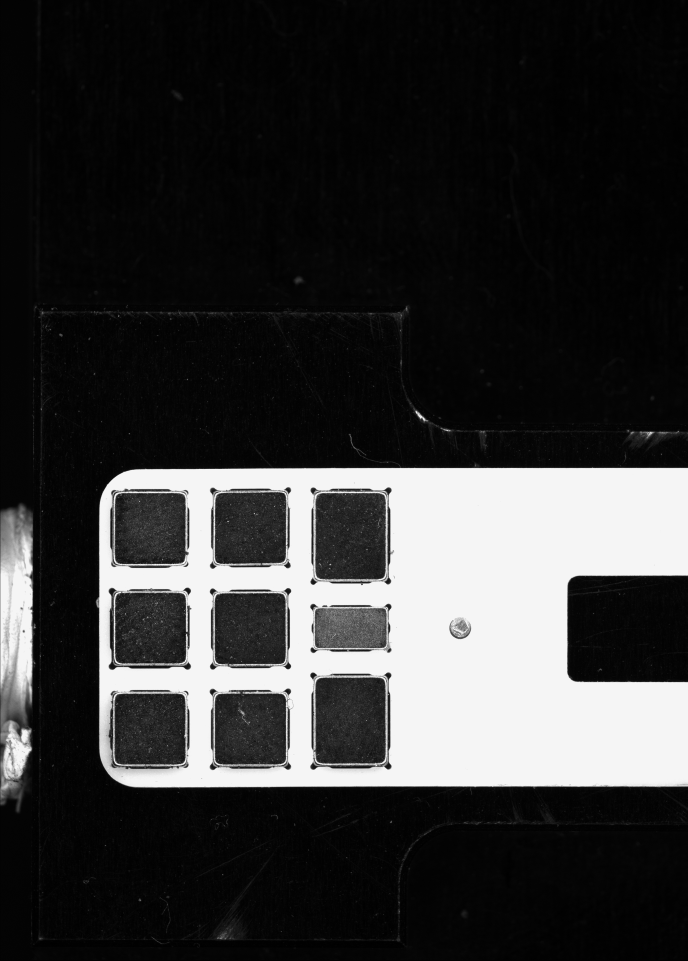
#> input picture Image/img3.jpg, 2749 x 3841 px (shown at 1/4 size)
$ python staticHoughLinePoint.py
#> lines starting #> are read from the running program, lines starting #| are printed output that depends on the picture; after the words box and inside, x2 and y2 are one past the last pixel; in counts of white or black regions, pixels touching at a corner belong together
import cv2
import numpy as np

imagePath = "Image/img3.jpg"    # 原图
tempPath = "Temp/binary3.png"   # 缓存图片
edgesPath = "Temp/edges.jpg"    # 边缘检测缓存图，可删
zoom = 0.2

"""
原图太大了，先给他做一个缩放，这一步在实际情况中可以去掉或者做成自己的
"""
source = cv2.imread(imagePath)
#> source is the input picture: shape (3841, 2749, 3); min 0, max 255, mean 54.7
print("原图shape:",source.shape)
#| 原图shape: (3841, 2749, 3)
src = cv2.resize(source,(int(source.shape[1] * zoom), int(source.shape[0] * zoom)))
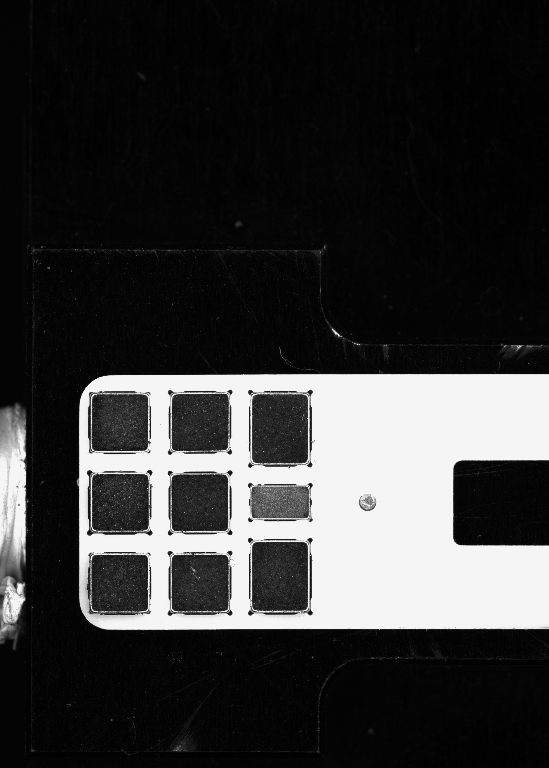
#> src: shape (768, 549, 3); min 0, max 252, mean 54.7
print("缩放后shape:",src.shape)
#| 缩放后shape: (768, 549, 3)

# 高斯滤波, 中值滤波，卷积核用(5,5)
gaussBlur = cv2.GaussianBlur(src, (5, 5), 0)
medianBlur = cv2.medianBlur(src, 5)

# 灰度化
gray = cv2.cvtColor(medianBlur,cv2.COLOR_BGR2GRAY)

# 二值化
retval, dst = cv2.threshold(gray, 128, 255, cv2.THRESH_BINARY)
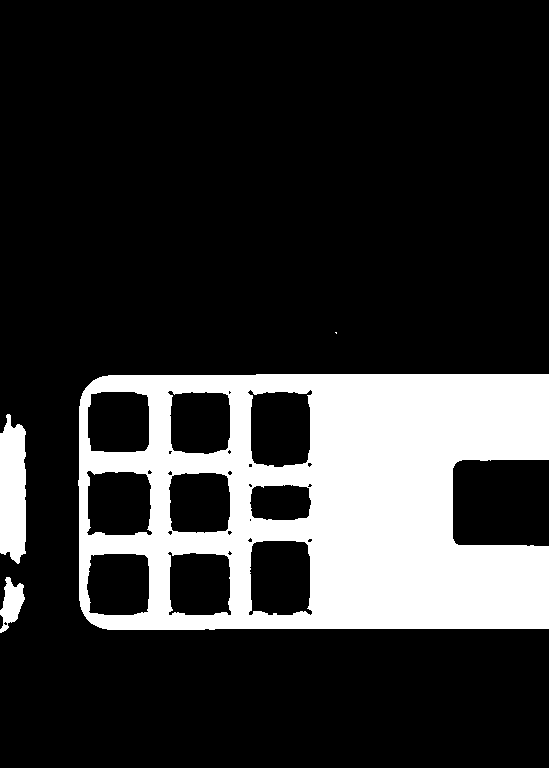
#> dst: shape (768, 549); 19.9% white; 4 white regions (1 under 20 px), largest, box (x1, y1, x2, y2) and area: (78, 374, 549, 630) 79807, (0, 414, 26, 564) 3371, (0, 577, 25, 633) 779

# 腐蚀操作 -  不使用，会把寻找范围变大
kernel = cv2.getStructuringElement(cv2.MORPH_RECT,(1, 1))
eroded = cv2.erode(kernel,kernel)

# canny 边缘算子算法
edges = cv2.Canny(dst, 50, 150, apertureSize=3)
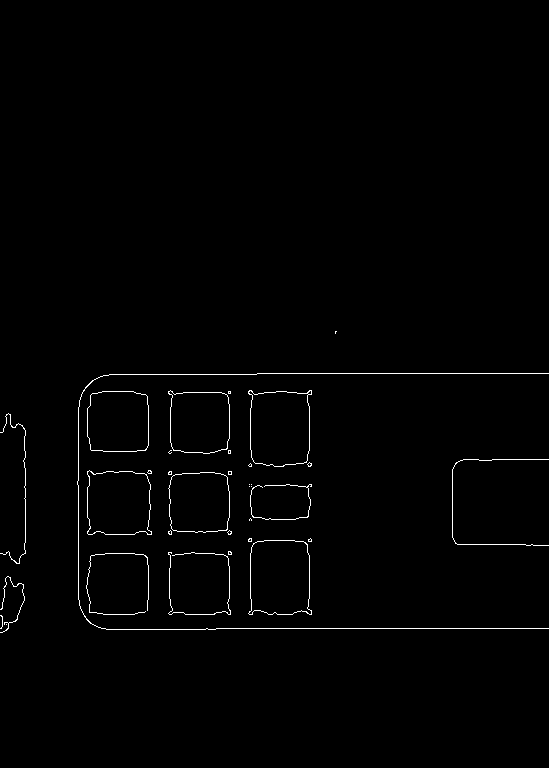
#> edges: shape (768, 549); 0.96% white in thin lines or dots, all inside (x1, y1, x2, y2) = (0, 331, 549, 633)

# [4 lines of commented-out code are left out]
cv2.imshow("edges",edges)
#cv2.imshow("eroded",eroded)
#cv2.waitKey(0)


"""
HoughLinesP 参数：
src：输入图像，必须8-bit的灰度图像
rho：生成极坐标时候的像素扫描步长
theta：生成极坐标时候的角度步长
threshold：阈值，只有获得足够交点的极坐标点才被看成是直线
lines：输出的极坐标来表示直线
minLineLength：最小直线长度，比这个短的线都会被忽略。
maxLineGap：最大间隔，如果小于此值，这两条直线 就被看成是一条直线。
"""

img = src.copy()
lines = cv2.HoughLinesP(edges, 1, np.pi/180, 0, 0, 0)
#> lines = 2625 rows, first 6: [210, 374, 210, 374], [347, 373, 347, 373], [25, 435, 25, 430], [89, 612, 89, 604], [518, 459, 518, 459], [272, 628, 272, 628]

for line in lines:
    x1 = line[0][0]
    y1 = line[0][1]
    x2 = line[0][2]
    y2 = line[0][3]
    #print(line)
    cv2.line(img, (x1, y1), (x2, y2), (0, 255, 0), 1)
#> this loop made 2625 passes
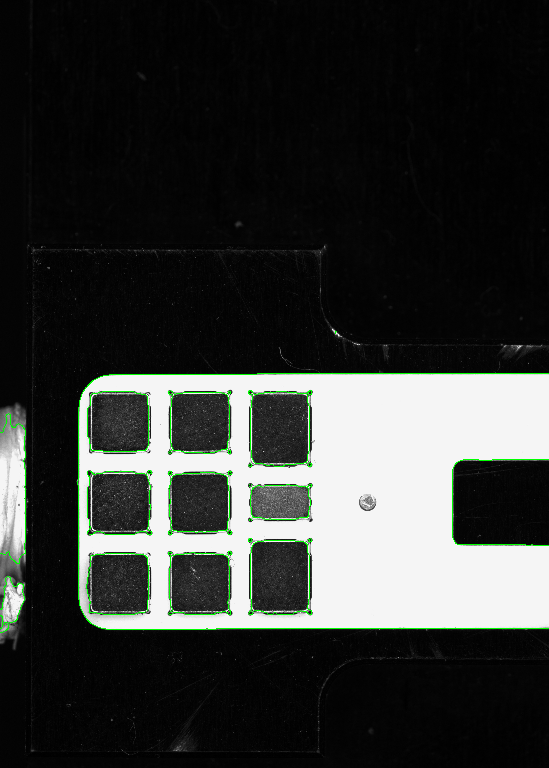
#> img: shape (768, 549, 3); 0.96% of pixels changed, all inside (x1, y1, x2, y2) = (0, 331, 549, 633)


print("发现线段数量:",len(lines))
#| 发现线段数量: 2625

cv2.imshow("HoughLines", img)
cv2.waitKey(0)
cv2.destroyAllWindows()

$ run again, with Image/img1.png saved as Image/img3.jpg
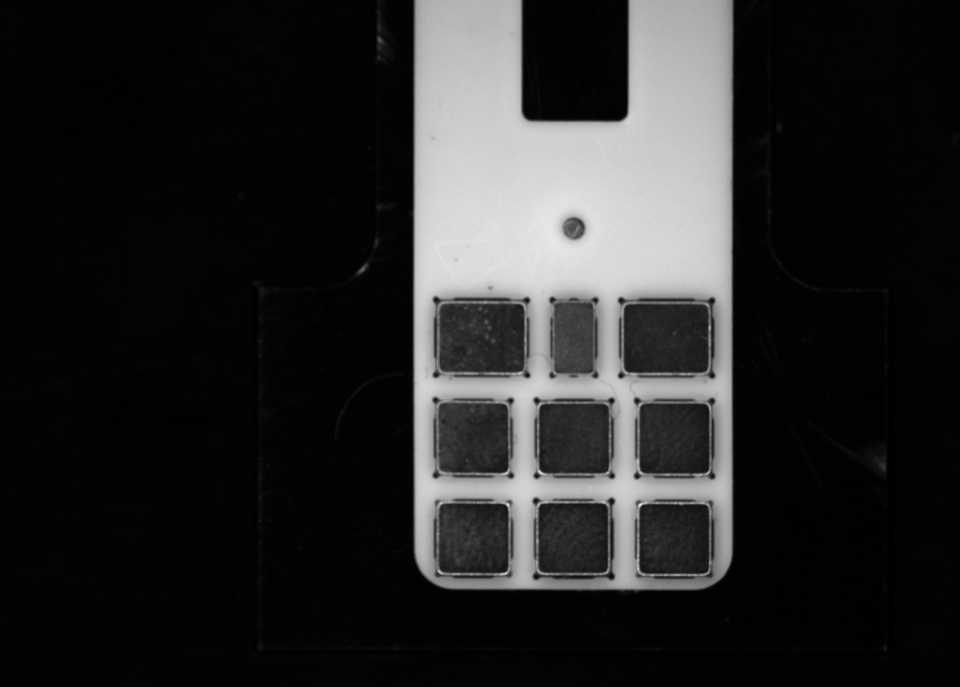
#> input picture Image/img1.png, 3840 x 2748 px (shown at 1/4 size)
#> source is the input picture: shape (2748, 3840, 3); min 0, max 254, mean 40.6
#| 原图shape: (2748, 3840, 3)
#| 缩放后shape: (549, 768, 3)
#> `retval, dst = cv2.threshold(gray, 128, 255, cv2.THRESH_BINARY)`:
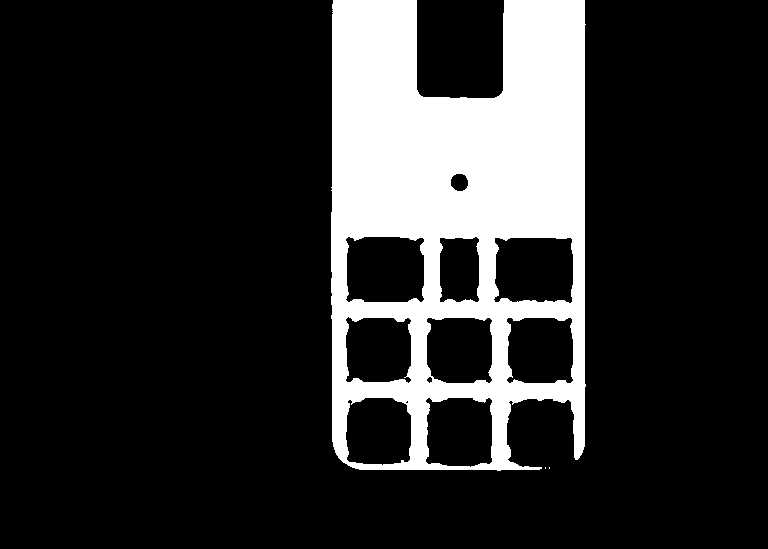
#> dst: shape (549, 768); 17.6% white; 3 white regions (2 under 20 px), largest, box (x1, y1, x2, y2) and area: (331, 0, 586, 471) 73996
#> edges: shape (549, 768); 0.91% white in thin lines or dots, all inside (x1, y1, x2, y2) = (330, 0, 586, 471)
#> lines = 1801 rows, first 6: [416, 88, 416, 0], [426, 428, 426, 428], [331, 212, 331, 15], [348, 375, 348, 370], [543, 317, 543, 317], [584, 22, 584, 0]
#> the loop `for line in lines:` made 1801 passes
#> after the loop `for line in lines:`:
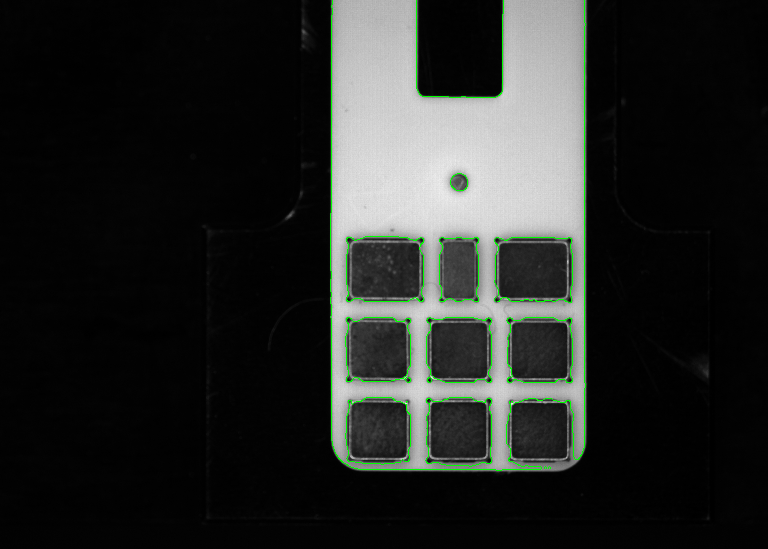
#> img: shape (549, 768, 3); mean B, G, R 39.5, 41.8, 39.5
#| 发现线段数量: 1801

$ run again, with Image/img4.png saved as Image/img3.jpg
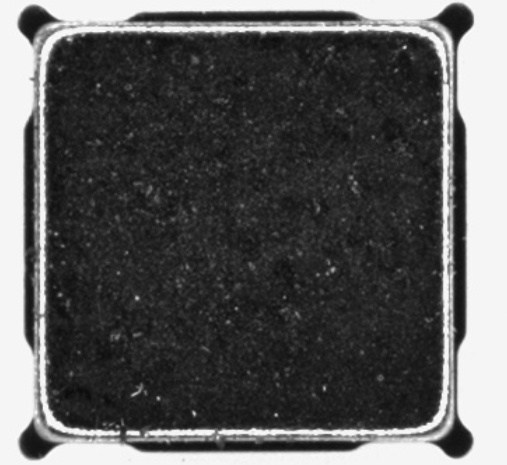
#> input picture Image/img4.png, 507 x 465 px
#> source is the input picture: shape (465, 507, 3); min 11, max 254, mean 90.2
#| 原图shape: (465, 507, 3)
#| 缩放后shape: (93, 101, 3)
#> `retval, dst = cv2.threshold(gray, 128, 255, cv2.THRESH_BINARY)`:
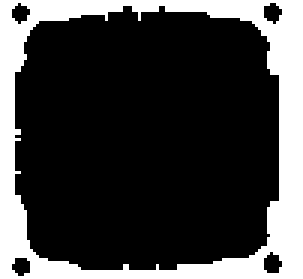
#> dst: shape (93, 101) (shown 3 times larger); 25.1% white; 1 white region, box (x1, y1, x2, y2) and area: (0, 0, 101, 93) 2359
#> edges: shape (93, 101); 4.2% white in thin lines or dots, all inside (x1, y1, x2, y2) = (3, 1, 94, 92)
#> lines = 242 rows, first 6: [51, 89, 51, 88], [86, 10, 86, 9], [11, 84, 11, 83], [9, 90, 9, 86], [52, 3, 52, 3], [90, 84, 90, 84]
#> the loop `for line in lines:` made 242 passes
#> after the loop `for line in lines:`:
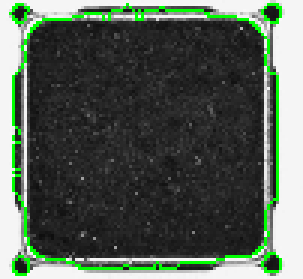
#> img: shape (93, 101, 3) (shown 3 times larger); mean B, G, R 84.9, 95.7, 84.9
#| 发现线段数量: 242
